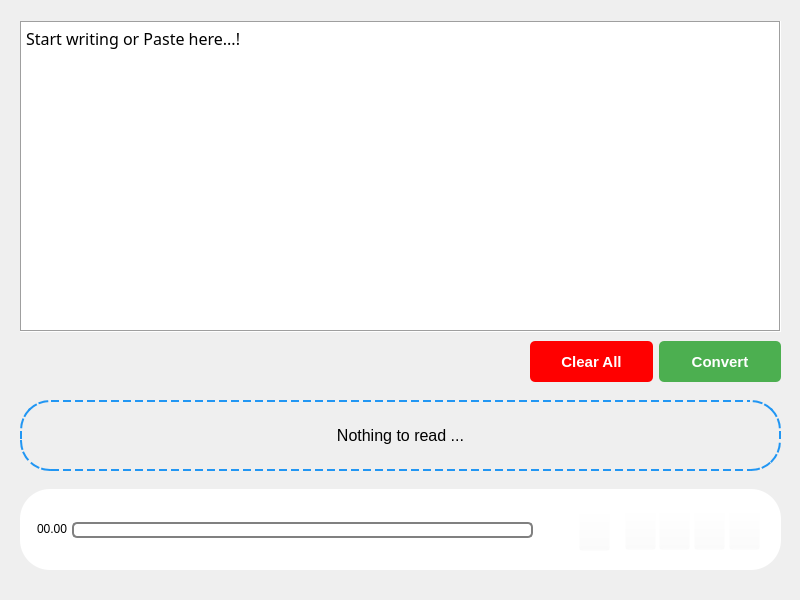
<?xml version="1.0" encoding="UTF-8"?>
<ui version="4.0">
 <class>MainWindow</class>
 <widget class="QMainWindow" name="MainWindow">
  <property name="geometry">
   <rect>
    <x>0</x>
    <y>0</y>
    <width>800</width>
    <height>600</height>
   </rect>
  </property>
  <property name="sizePolicy">
   <sizepolicy hsizetype="Preferred" vsizetype="Preferred">
    <horstretch>0</horstretch>
    <verstretch>0</verstretch>
   </sizepolicy>
  </property>
  <property name="minimumSize">
   <size>
    <width>800</width>
    <height>600</height>
   </size>
  </property>
  <property name="maximumSize">
   <size>
    <width>800</width>
    <height>600</height>
   </size>
  </property>
  <property name="windowTitle">
   <string>MainWindow</string>
  </property>
  <widget class="QWidget" name="centralwidget">
   <widget class="QFrame" name="frame">
    <property name="geometry">
     <rect>
      <x>-40</x>
      <y>-39</y>
      <width>861</width>
      <height>651</height>
     </rect>
    </property>
    <property name="styleSheet">
     <string notr="true"/>
    </property>
    <property name="frameShape">
     <enum>QFrame::StyledPanel</enum>
    </property>
    <property name="frameShadow">
     <enum>QFrame::Plain</enum>
    </property>
    <widget class="QPlainTextEdit" name="User_input">
     <property name="geometry">
      <rect>
       <x>60</x>
       <y>60</y>
       <width>761</width>
       <height>311</height>
      </rect>
     </property>
     <property name="font">
      <font>
       <family>Myriad Pro</family>
       <pointsize>12</pointsize>
      </font>
     </property>
     <property name="styleSheet">
      <string notr="true">QplainTextEdit{
	background-color: rgb(255, 255, 255);
	padding: 10px; 
	border-radius: 20px;
}</string>
     </property>
     <property name="frameShape">
      <enum>QFrame::Box</enum>
     </property>
     <property name="plainText">
      <string>Start writing or Paste here...!</string>
     </property>
    </widget>
    <widget class="QLabel" name="current_text">
     <property name="geometry">
      <rect>
       <x>60</x>
       <y>439</y>
       <width>761</width>
       <height>71</height>
      </rect>
     </property>
     <property name="font">
      <font>
       <pointsize>12</pointsize>
      </font>
     </property>
     <property name="styleSheet">
      <string notr="true">QLabel { 
border: 2px dashed #2196F3; 
 border-radius: 30px; 
padding: 10px; 
}</string>
     </property>
     <property name="text">
      <string>Nothing to read ...</string>
     </property>
     <property name="alignment">
      <set>Qt::AlignCenter</set>
     </property>
     <property name="margin">
      <number>-3</number>
     </property>
    </widget>
    <widget class="QFrame" name="frame_2">
     <property name="geometry">
      <rect>
       <x>60</x>
       <y>528</y>
       <width>761</width>
       <height>81</height>
      </rect>
     </property>
     <property name="styleSheet">
      <string notr="true">QFrame {
 border-radius: 30px; 
background-color: #FFFFFF; 
}</string>
     </property>
     <property name="frameShape">
      <enum>QFrame::StyledPanel</enum>
     </property>
     <property name="frameShadow">
      <enum>QFrame::Raised</enum>
     </property>
     <widget class="QPushButton" name="Play_button">
      <property name="geometry">
       <rect>
        <x>605</x>
        <y>20</y>
        <width>31</width>
        <height>41</height>
       </rect>
      </property>
      <property name="styleSheet">
       <string notr="true">background-color: rgba(255, 255, 255, 0);</string>
      </property>
      <property name="text">
       <string/>
      </property>
      <property name="icon">
       <iconset>
        <normaloff>../assets/play.png</normaloff>../assets/play.png</iconset>
      </property>
      <property name="iconSize">
       <size>
        <width>34</width>
        <height>31</height>
       </size>
      </property>
     </widget>
     <widget class="QPushButton" name="Stop_button">
      <property name="geometry">
       <rect>
        <x>674</x>
        <y>20</y>
        <width>31</width>
        <height>41</height>
       </rect>
      </property>
      <property name="styleSheet">
       <string notr="true">background-color: rgba(255, 255, 255, 0);</string>
      </property>
      <property name="text">
       <string/>
      </property>
      <property name="icon">
       <iconset>
        <normaloff>../assets/stop.png</normaloff>../assets/stop.png</iconset>
      </property>
      <property name="iconSize">
       <size>
        <width>39</width>
        <height>33</height>
       </size>
      </property>
     </widget>
     <widget class="QPushButton" name="Rewind_button">
      <property name="geometry">
       <rect>
        <x>709</x>
        <y>20</y>
        <width>31</width>
        <height>41</height>
       </rect>
      </property>
      <property name="styleSheet">
       <string notr="true">background-color: rgba(255, 255, 255, 0);</string>
      </property>
      <property name="text">
       <string/>
      </property>
      <property name="icon">
       <iconset>
        <normaloff>../assets/rewind-button.png</normaloff>../assets/rewind-button.png</iconset>
      </property>
      <property name="iconSize">
       <size>
        <width>39</width>
        <height>33</height>
       </size>
      </property>
     </widget>
     <widget class="QPushButton" name="Pause_button">
      <property name="geometry">
       <rect>
        <x>639</x>
        <y>20</y>
        <width>31</width>
        <height>41</height>
       </rect>
      </property>
      <property name="styleSheet">
       <string notr="true">background-color: rgba(255, 255, 255, 0);</string>
      </property>
      <property name="text">
       <string/>
      </property>
      <property name="icon">
       <iconset>
        <normaloff>../assets/pause.png</normaloff>../assets/pause.png</iconset>
      </property>
      <property name="iconSize">
       <size>
        <width>39</width>
        <height>33</height>
       </size>
      </property>
     </widget>
     <widget class="QProgressBar" name="progressBar">
      <property name="geometry">
       <rect>
        <x>52</x>
        <y>33</y>
        <width>461</width>
        <height>16</height>
       </rect>
      </property>
      <property name="mouseTracking">
       <bool>true</bool>
      </property>
      <property name="tabletTracking">
       <bool>true</bool>
      </property>
      <property name="acceptDrops">
       <bool>true</bool>
      </property>
      <property name="styleSheet">
       <string notr="true">QProgressBar {
                border: 2px solid grey;
                border-radius: 5px;
                background-color: #FFFFFF;
            }
            QProgressBar::chunk {
                background-color: #2196F3;
                width: 10px;
            }
            QProgressBar::sub-page {
                background-image: url('ball.png');
            }</string>
      </property>
      <property name="value">
       <number>0</number>
      </property>
      <property name="textVisible">
       <bool>false</bool>
      </property>
      <property name="format">
       <string/>
      </property>
     </widget>
     <widget class="QLabel" name="label">
      <property name="geometry">
       <rect>
        <x>17</x>
        <y>32</y>
        <width>31</width>
        <height>16</height>
       </rect>
      </property>
      <property name="font">
       <font>
        <pointsize>9</pointsize>
       </font>
      </property>
      <property name="text">
       <string>00.00</string>
      </property>
     </widget>
     <widget class="QLabel" name="Duration">
      <property name="geometry">
       <rect>
        <x>517</x>
        <y>32</y>
        <width>31</width>
        <height>16</height>
       </rect>
      </property>
      <property name="font">
       <font>
        <pointsize>9</pointsize>
       </font>
      </property>
      <property name="text">
       <string/>
      </property>
     </widget>
     <widget class="QPushButton" name="Save_button">
      <property name="geometry">
       <rect>
        <x>559</x>
        <y>21</y>
        <width>31</width>
        <height>41</height>
       </rect>
      </property>
      <property name="styleSheet">
       <string notr="true">background-color: rgba(255, 255, 255, 0);</string>
      </property>
      <property name="text">
       <string/>
      </property>
      <property name="icon">
       <iconset>
        <normaloff>../assets/save.png</normaloff>../assets/save.png</iconset>
      </property>
      <property name="iconSize">
       <size>
        <width>34</width>
        <height>28</height>
       </size>
      </property>
     </widget>
    </widget>
    <widget class="QWidget" name="layoutWidget">
     <property name="geometry">
      <rect>
       <x>570</x>
       <y>380</y>
       <width>251</width>
       <height>41</height>
      </rect>
     </property>
     <layout class="QHBoxLayout" name="horizontalLayout">
      <item>
       <widget class="QPushButton" name="Clear_all_button">
        <property name="sizePolicy">
         <sizepolicy hsizetype="Preferred" vsizetype="Preferred">
          <horstretch>0</horstretch>
          <verstretch>0</verstretch>
         </sizepolicy>
        </property>
        <property name="font">
         <font>
          <pointsize>11</pointsize>
          <weight>75</weight>
          <bold>true</bold>
         </font>
        </property>
        <property name="styleSheet">
         <string notr="true">QPushButton { 
background-color: rgb(255, 0, 0);
color: white; 
border: none; 
padding: 10px; 
border-radius: 5px;
 }</string>
        </property>
        <property name="text">
         <string>Clear All</string>
        </property>
       </widget>
      </item>
      <item>
       <widget class="QPushButton" name="Convert_button">
        <property name="sizePolicy">
         <sizepolicy hsizetype="Preferred" vsizetype="Preferred">
          <horstretch>0</horstretch>
          <verstretch>0</verstretch>
         </sizepolicy>
        </property>
        <property name="font">
         <font>
          <pointsize>11</pointsize>
          <weight>75</weight>
          <bold>true</bold>
         </font>
        </property>
        <property name="styleSheet">
         <string notr="true">QPushButton { 
background-color: #4CAF50; 
color: white; 
border: none; 
padding: 10px; 
border-radius: 5px; 
}</string>
        </property>
        <property name="text">
         <string>Convert</string>
        </property>
       </widget>
      </item>
     </layout>
    </widget>
   </widget>
  </widget>
 </widget>
 <resources/>
 <connections/>
</ui>
